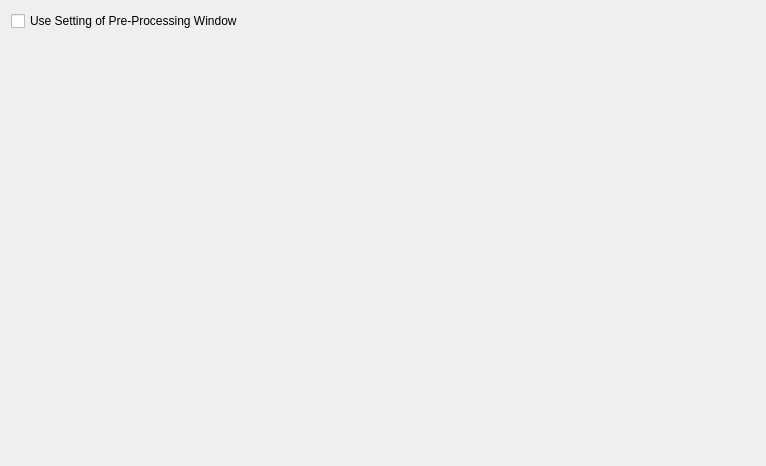
<?xml version="1.0" encoding="UTF-8"?>
<ui version="4.0">
 <class>GeoDataPolyLineGroupProxy_DisplaySettingWidget</class>
 <widget class="QWidget" name="GeoDataPolyLineGroupProxy_DisplaySettingWidget">
  <property name="geometry">
   <rect>
    <x>0</x>
    <y>0</y>
    <width>766</width>
    <height>466</height>
   </rect>
  </property>
  <property name="windowTitle">
   <string>Form</string>
  </property>
  <layout class="QVBoxLayout" name="verticalLayout">
   <item>
    <widget class="QCheckBox" name="usePreCheckBox">
     <property name="text">
      <string>Use Setting of Pre-Processing Window</string>
     </property>
    </widget>
   </item>
   <item>
    <widget class="GeoDataPolyLineGroup::DisplaySettingWidget" name="displaySettingWidget" native="true"/>
   </item>
  </layout>
 </widget>
 <customwidgets>
  <customwidget>
   <class>GeoDataPolyLineGroup::DisplaySettingWidget</class>
   <extends>QWidget</extends>
   <header>geodata/polylinegroup/public/geodatapolylinegroup_displaysettingwidget.h</header>
   <container>1</container>
  </customwidget>
 </customwidgets>
 <resources/>
 <connections>
  <connection>
   <sender>usePreCheckBox</sender>
   <signal>toggled(bool)</signal>
   <receiver>displaySettingWidget</receiver>
   <slot>setDisabled(bool)</slot>
   <hints>
    <hint type="sourcelabel">
     <x>37</x>
     <y>19</y>
    </hint>
    <hint type="destinationlabel">
     <x>41</x>
     <y>89</y>
    </hint>
   </hints>
  </connection>
 </connections>
</ui>
